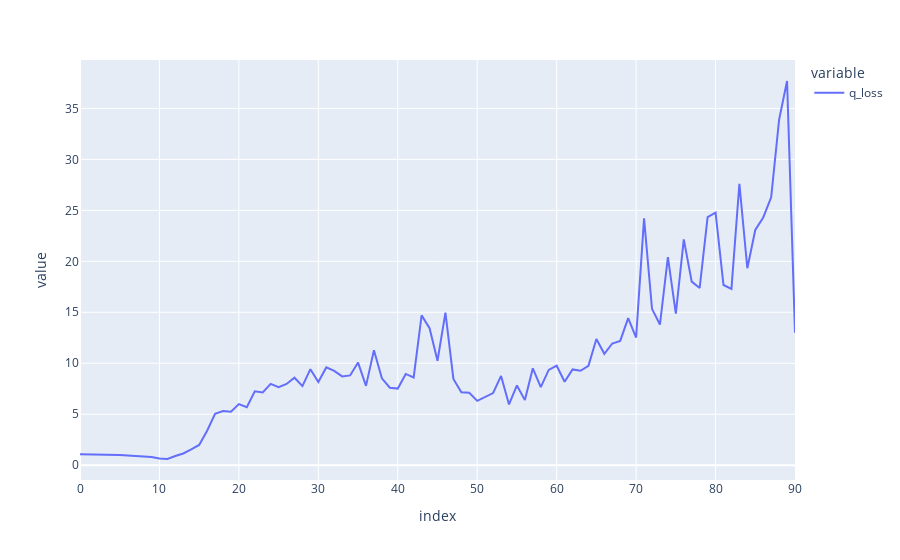

Notebook cell for this chart:
### Markdown cell above
### Get the metrics for out train - notice that all the metrics are also stored under ./tensorboard dir

### Code cell
metric_df = agent_c.get_train_metrics()
metric_df.plot(backend='plotly')

### Figure 1 — Plotly figure (JSON) as saved in the notebook; plotly's stock layout.template omitted (floating-point values rounded to 4 significant figures)
{"data": [{"hovertemplate": "variable=q_loss<br>index=%{x}<br>value=%{y}<extra></extra>", "legendgroup": "q_loss", "line": {"color": "#636efa", "dash": "solid"}, "marker": {"symbol": "circle"}, "mode": "lines", "name": "q_loss", "orientation": "v", "showlegend": true, "type": "scatter", "x": [0, 1, 2, 3, 4, 5, 6, 7, 8, 9, 10, 11, 12, 13, 14, 15, 16, 17, 18, 19, 20, 21, 22, 23, 24, 25, 26, 27, 28, 29, 30, 31, 32, 33, 34, 35, 36, 37, 38, 39, 40, 41, 42, 43, 44, 45, 46, 47, 48, 49, 50, 51, 52, 53, 54, 55, 56, 57, 58, 59, 60, 61, 62, 63, 64, 65, 66, 67, 68, 69, 70, 71, 72, 73, 74, 75, 76, 77, 78, 79, 80, 81, 82, 83, 84, 85, 86, 87, 88, 89, 90], "xaxis": "x", "y": [1.061, 1.06, 1.045, 1.038, 1.016, 0.9947, 0.9617, 0.9035, 0.8581, 0.7947, 0.6541, 0.6069, 0.9019, 1.149, 1.543, 1.981, 3.383, 5.037, 5.318, 5.241, 5.992, 5.694, 7.243, 7.132, 7.98, 7.655, 7.968, 8.584, 7.759, 9.42, 8.154, 9.594, 9.253, 8.707, 8.808, 10.07, 7.782, 11.28, 8.515, 7.602, 7.516, 8.954, 8.61, 14.7, 13.43, 10.25, 14.96, 8.463, 7.153, 7.109, 6.312, 6.666, 7.079, 8.758, 5.959, 7.824, 6.384, 9.505, 7.657, 9.351, 9.76, 8.193, 9.399, 9.263, 9.746, 12.39, 10.93, 11.94, 12.2, 14.43, 12.52, 24.21, 15.34, 13.8, 20.42, 14.87, 22.16, 18.01, 17.39, 24.34, 24.78, 17.68, 17.29, 27.61, 19.32, 23.08, 24.3, 26.28, 33.9, 37.69, 13.0], "yaxis": "y"}], "layout": {"legend": {"title": {"text": "variable"}, "tracegroupgap": 0}, "margin": {"t": 60}, "xaxis": {"anchor": "y", "domain": [0, 1], "title": {"text": "index"}}, "yaxis": {"anchor": "x", "domain": [0, 1], "title": {"text": "value"}}}}
